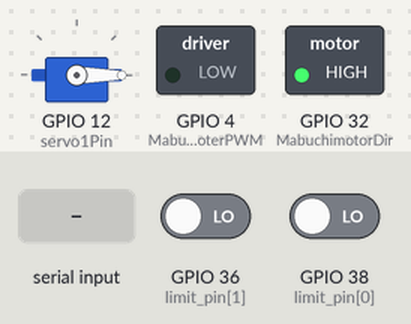
A sketch run on a simulated ESP32. Shown: servo, switched loads named in the sketch (green lamp = pin HIGH). The test bench sets the inputs (shaded band); at power-on: GPIO 36 (limit_pin[1]) LOW, GPIO 38 (limit_pin[0]) LOW. What the sketch prints to the serial monitor is not drawn.

Above: at 1.2 s.
1.3 s: "DATA: \n" received over the second serial link
2.8 s: "90 45\n" received over the second serial link
4.3 s: "1\n" received over the second serial link
Timing chart, 0 to 7.3 s (numbered marks = the images above; inputs shaded):
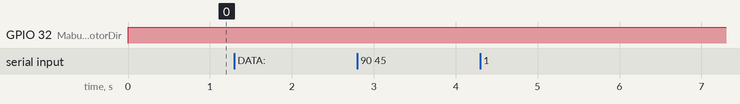

The sketch:

servo_Mabuchi_moter.ino
```cpp
#include <Servo.h>
Servo servo1;
const int servo1Pin = 12;  // servo1 接 Pin 11,12,13
int servo1Dir = 1;
int posOfServo1 = 0;
int servo_millis_timer = millis();
int servo_interval = 50;

int servo_max = 90;
int servo_min = 0;

const int MabuchimoterPWM = 4;   // モータのPWMピン
const int MabuchimotorDir = 32;  // モータの方向制御）
int MabuchimotorSpeed = 30;      // PWM出力


const int limit_pin[2] = { 38, 36 };
int Mab_dir = HIGH;
int pre_limit_state[2] = { 0, 0 };
int MabuchiNeutral = 0;
int MabuchiStop[2] = { 0, 0 };


//それぞれのボタンの定義
const String wiredControllerMap[] = {
  "UP", "LEFT", "DOWN", "RIGHT",
  "LUP", "LLEFT", "LDOWN", "LRIGHT", "LS",
  "L1", "L2",
  "UNBIND", "UNBIND", "UNBIND", "UNBIND", "UNBIND",
  "X", "Y", "B", "A",
  "RUP", "RLEFT", "RDOWN", "RRIGHT", "RS",
  "R1", "R2",
  "UNBIND", "UNBIND", "UNBIND", "UNBIND", "UNBIND"
};

//                u  d  l  r  a  b  x  y l1 r1 l2 r2 ls rs
int btnState[] = { 0, 0, 0, 0, 0, 0, 0, 0, 0, 0, 0, 0, 0, 0 };

// xは右にやると+、yは下にやると+
// -5 ~ 5(ESP32側のプログラムで変更可能)
//               lx ly rx ry
int axiState[] = { 0, 0, 0, 0 };


void setup() {
  servo1.attach(servo1Pin, 500, 2500);
  servo1.write(posOfServo1);

  //アーム
  //リミットスイッチ
  pinMode(limit_pin[0], INPUT);
  pinMode(limit_pin[1], INPUT);
  //モーター
  pinMode(MabuchimoterPWM, OUTPUT);
  pinMode(MabuchimotorDir, OUTPUT);


  //無線通信
  Serial1.begin(115200);    // ESP用
  SerialUSB.begin(115200);  // PC
}


//無線
//指定したボタンが入力されているかの確認
int getBtnState(String key) {
  // getBtnState("A")で、〇ボタンのon/offが返ってくる
  // 押されてれば1、押されてなければ0


  String keyMap[] = { "UP", "DOWN", "LEFT", "RIGHT", "A", "B", "X", "Y", "L1", "R1", "L2", "R2" };

  for (int i = 0; i < 12; i++) {
    if (keyMap[i] == key) {
      return btnState[i];
    }
  }

  return 0;
}


//無線通信するために必要なもの
void parseCtlState() {
  // ESP32からの通信を解析し、コントローラーの配列を設定

  // 改行コードが来るまでバッファに入れ、改行コードを削除
  String data = Serial1.readStringUntil(0x0a);
  data.trim();

  // "DATA: "から始まらないものは解析しない
  // "INFO: Controller has disconnected"とかそういうメッセージなので、そのままPC側に送る
  if (!data.startsWith("DATA: ")) {
    Serial.println(data);
    return;
  }

  data.replace("DATA: ", "");

  int len = data.length();

  // data = "0 0 1 1 0 0 0 0 1 0 0 0 3 -2 0 4"
  // コントローラの状況の文字列データを空白で切り分け、数字として仮の配列に格納
  String buf = "";
  int idx = 0;
  int ctlState[] = { 0, 0, 0, 0, 0, 0, 0, 0, 0, 0, 0, 0, 0, 0, 0, 0, 0, 0 };
  for (int i = 0; i < len; i++) {
    char cursor = data.charAt(i);

    if (cursor == ' ') {
      ctlState[idx] = buf.toInt();

      buf = "";
      idx++;
      continue;
    }

    buf.concat(cursor);
  }

  ctlState[17] = buf.toInt();

  // 仮の配列からほかでも使うグローバルの配列に格納
  for (int i = 0; i < 14; i++) {
    btnState[i] = ctlState[i];
  }
  for (int i = 0; i < 4; i++) {
    axiState[i] = ctlState[i + 14];
  }
}


// --- サーボ制御 ---
void servo_controle() {
  if (getBtnState("R1") == 1) {
    if (posOfServo1 > servo_min) {
      posOfServo1 -= servo1Dir;
    }
  }
  if (getBtnState("L1") == 1) {
    if (posOfServo1 < servo_max) {
      posOfServo1 += servo1Dir;
    }
  }

  if (getBtnState("L1") == 0 || getBtnState("R1") == 0) {
  }

  servo1.write(posOfServo1);
}

// ---- モーター制御 ----
void motor_control() {
  if (getBtnState("L2") == 0 && getBtnState("R2") == 0) {
    //リミットスイッチが押された瞬間、操作を受け付けなくする。L2もR2も押されていない状態でリセット
    MabuchiNeutral = 0;
    analogWrite(MabuchimoterPWM, 0);
  }
  if (MabuchiNeutral == 0) {
    if (getBtnState("R2") == 1 && MabuchiStop[1] == 0) {
      Mab_dir = LOW;
      analogWrite(MabuchimoterPWM, MabuchimotorSpeed);
    }
    if (getBtnState("L2") == 1 && MabuchiStop[0] == 0) {
      Mab_dir = HIGH;
      analogWrite(MabuchimoterPWM, MabuchimotorSpeed);
    }
  } else {
    analogWrite(MabuchimoterPWM, 0);
  }
  digitalWrite(MabuchimotorDir, Mab_dir);
}

// ---- リミットスイッチ ----
void limit_check() {
  for (int i = 0; i < 2; i++) {
    int limit_state = digitalRead(limit_pin[i]);
    if (limit_state == HIGH) {
      if (limit_state != pre_limit_state[i]) {
        //リミットスイッチが押されたその瞬間のみこのifに入る
        MabuchiNeutral = 1; //モーターを完全に動かなくする
      }
      //要求以上に前に動かなくする
      MabuchiStop[i] = 1;
    } else {
      MabuchiStop[i] = 0;
    }
    pre_limit_state[i] = limit_state;
  }
}

void loop() {
  if (Serial1.available()) {
    parseCtlState();
  }

  if (millis() - servo_millis_timer >= servo_interval) {
    servo_controle();
    servo_millis_timer = millis();
  }

  motor_control();
  limit_check();
}
```

Measured:
- after the input at 1.3 s, every drawn part: stays the same
- after the input at 2.8 s, every drawn part: stays the same
- after the input at 4.3 s, every drawn part: stays the same
